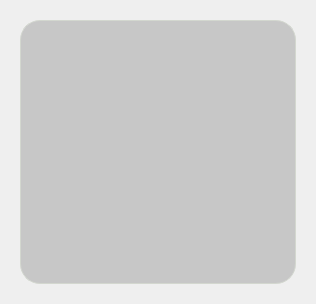
          <widget class="QWidget" name="tableFilesPage">
           <layout class="QVBoxLayout" name="verticalLayout_4">
            <property name="spacing">
             <number>5</number>
            </property>
            <property name="leftMargin">
             <number>20</number>
            </property>
            <property name="topMargin">
             <number>20</number>
            </property>
            <property name="rightMargin">
             <number>20</number>
            </property>
            <property name="bottomMargin">
             <number>20</number>
            </property>
            <item>
             <widget class="QFrame" name="frTableFilesPage">
              <property name="styleSheet">
               <string notr="true">QFrame {
	border: 0;
}

#frTableFilesPage {
	background-color: rgb(199, 199, 199);
	border: 1px solid rgb(211, 215, 207);
	border-radius: 20px;
}

QLineEdit
{
	font: 400 10pt &quot;Roboto&quot;;

	padding-left: 5px;
	padding-right: 5px;
/*
	padding-top: 5px;
	padding-bottom: 5px;
*/
	border: 1px solid gray; 
	border-radius:5px;
}

#twFilesHeader {
    background-color : rgb(199, 199, 199);
	font: 400 10pt &quot;Roboto&quot;;

/*	border: 1px solid rgb(211, 215, 207);*/
/*	border-radius: 20px;*/
}

#twFilesHeader::item {
/*    background-color : red;*/
}

QHeaderView::section {
/*    padding: 4px;*/
    border: 1px solid #fffff8;
    font-size: 12px;
	/*font-weight: bold;*/
/*	border-radius: 5px;*/
}


</string>
              </property>
              <property name="frameShape">
               <enum>QFrame::StyledPanel</enum>
              </property>
              <property name="frameShadow">
               <enum>QFrame::Raised</enum>
              </property>
              <layout class="QVBoxLayout" name="verticalLayout_8">
               <property name="spacing">
                <number>2</number>
               </property>
               <item>
                <widget class="QTableWidget" name="twFilesHeader">
                 <property name="minimumSize">
                  <size>
                   <width>0</width>
                   <height>50</height>
                  </size>
                 </property>
                 <property name="maximumSize">
                  <size>
                   <width>16777215</width>
                   <height>50</height>
                  </size>
                 </property>
                 <property name="focusPolicy">
                  <enum>Qt::NoFocus</enum>
                 </property>
                 <property name="frameShape">
                  <enum>QFrame::NoFrame</enum>
                 </property>
                 <property name="verticalScrollBarPolicy">
                  <enum>Qt::ScrollBarAlwaysOff</enum>
                 </property>
                 <property name="horizontalScrollBarPolicy">
                  <enum>Qt::ScrollBarAlwaysOff</enum>
                 </property>
                 <property name="autoScroll">
                  <bool>false</bool>
                 </property>
                 <property name="dragDropOverwriteMode">
                  <bool>false</bool>
                 </property>
                 <property name="selectionMode">
                  <enum>QAbstractItemView::NoSelection</enum>
                 </property>
                 <property name="showGrid">
                  <bool>false</bool>
                 </property>
                 <attribute name="horizontalHeaderVisible">
                  <bool>false</bool>
                 </attribute>
                 <attribute name="horizontalHeaderMinimumSectionSize">
                  <number>100</number>
                 </attribute>
                 <attribute name="horizontalHeaderStretchLastSection">
                  <bool>true</bool>
                 </attribute>
                 <attribute name="verticalHeaderVisible">
                  <bool>false</bool>
                 </attribute>
                 <attribute name="verticalHeaderMinimumSectionSize">
                  <number>25</number>
                 </attribute>
                 <attribute name="verticalHeaderDefaultSectionSize">
                  <number>25</number>
                 </attribute>
                 <attribute name="verticalHeaderStretchLastSection">
                  <bool>true</bool>
                 </attribute>
                 <row>
                  <property name="text">
                   <string>New Row</string>
                  </property>
                 </row>
                 <column>
                  <property name="text">
                   <string>Дата и время</string>
                  </property>
                 </column>
                 <column>
                  <property name="text">
                   <string>Имя файла</string>
                  </property>
                 </column>
                 <column>
                  <property name="text">
                   <string>Путь к файлу</string>
                  </property>
                 </column>
                 <column>
                  <property name="text">
                   <string>Статус</string>
                  </property>
                 </column>
                 <column>
                  <property name="text">
                   <string>Вердикт</string>
                  </property>
                 </column>
                 <column>
                  <property name="text">
                   <string>Контрольная сумма</string>
                  </property>
                 </column>
                </widget>
               </item>
               <item>
                <widget class="QTableView" name="tableFilesView">
                 <property name="focusPolicy">
                  <enum>Qt::NoFocus</enum>
                 </property>
                 <property name="autoFillBackground">
                  <bool>false</bool>
                 </property>
                 <property name="styleSheet">
                  <string notr="true">QTableView {
	background-color: rgb(199, 199, 199);
/*
	border: 1px solid rgb(211, 215, 207);
	border-radius: 20px;
*/
}

QToolTip {
	background-color: rgb(238, 238, 236);
	padding: 2px;
}

QTableView QTableCornerButton::section  {
	border: 0px;
	border-bottom:1px solid rgb(211, 215, 207);
	background-color: rgba(255, 255, 255, 0);
 }
/* такая форма записи не работает ...
QTableView[style=&quot;light&quot;] QTableCornerButton::section {
	border-right:none;
	border-top:1px solid rgb(50, 50, 52);
	border-bottom:1px solid rgb(50, 50, 52);
    background-color:  rgb(199, 199, 199);
	border-style: outset;
	border-top-left-radius:20px;
 }
*/


QTableView::item {
	color: black;
	font: 400 8pt &quot;Roboto&quot;;
	text-align:centre;

	padding:5px;
	border-bottom: 1px solid rgb(211, 215, 207);
	border-left: 1px solid rgb(211, 215, 207);
}


QHeaderView {
	background-color: transparent;
}


QTableView QHeaderView::section{
	color: black;
	font: 400 10pt &quot;Roboto&quot;;
	background-color: transparent;
	border-style:none;
}


QHeaderView::section:horizontal {
	padding-left:10px;
	padding-top:5px;
	padding-right:10px;
	padding-bottom:5px;

	border-bottom: 1px solid rgb(211, 215, 207);
	border-left: 1px solid rgb(211, 215, 207);
}


QHeaderView::section:vertical {
	padding-left:7px;
	border-bottom: 1px solid rgb(211, 215, 207);
}
</string>
                 </property>
                 <property name="frameShape">
                  <enum>QFrame::NoFrame</enum>
                 </property>
                 <property name="frameShadow">
                  <enum>QFrame::Plain</enum>
                 </property>
                 <property name="lineWidth">
                  <number>0</number>
                 </property>
                 <property name="verticalScrollBarPolicy">
                  <enum>Qt::ScrollBarAlwaysOff</enum>
                 </property>
                 <property name="horizontalScrollBarPolicy">
                  <enum>Qt::ScrollBarAlwaysOff</enum>
                 </property>
                 <property name="sizeAdjustPolicy">
                  <enum>QAbstractScrollArea::AdjustIgnored</enum>
                 </property>
                 <property name="autoScroll">
                  <bool>false</bool>
                 </property>
                 <property name="editTriggers">
                  <set>QAbstractItemView::NoEditTriggers</set>
                 </property>
                 <property name="dragDropOverwriteMode">
                  <bool>false</bool>
                 </property>
                 <property name="selectionMode">
                  <enum>QAbstractItemView::SingleSelection</enum>
                 </property>
                 <property name="selectionBehavior">
                  <enum>QAbstractItemView::SelectRows</enum>
                 </property>
                 <property name="verticalScrollMode">
                  <enum>QAbstractItemView::ScrollPerPixel</enum>
                 </property>
                 <property name="horizontalScrollMode">
                  <enum>QAbstractItemView::ScrollPerPixel</enum>
                 </property>
                 <property name="showGrid">
                  <bool>false</bool>
                 </property>
                 <property name="sortingEnabled">
                  <bool>true</bool>
                 </property>
                 <property name="wordWrap">
                  <bool>false</bool>
                 </property>
                 <property name="cornerButtonEnabled">
                  <bool>false</bool>
                 </property>
                 <property name="style" stdset="0">
                  <string/>
                 </property>
                </widget>
               </item>
              </layout>
             </widget>
            </item>
           </layout>
          </widget>
